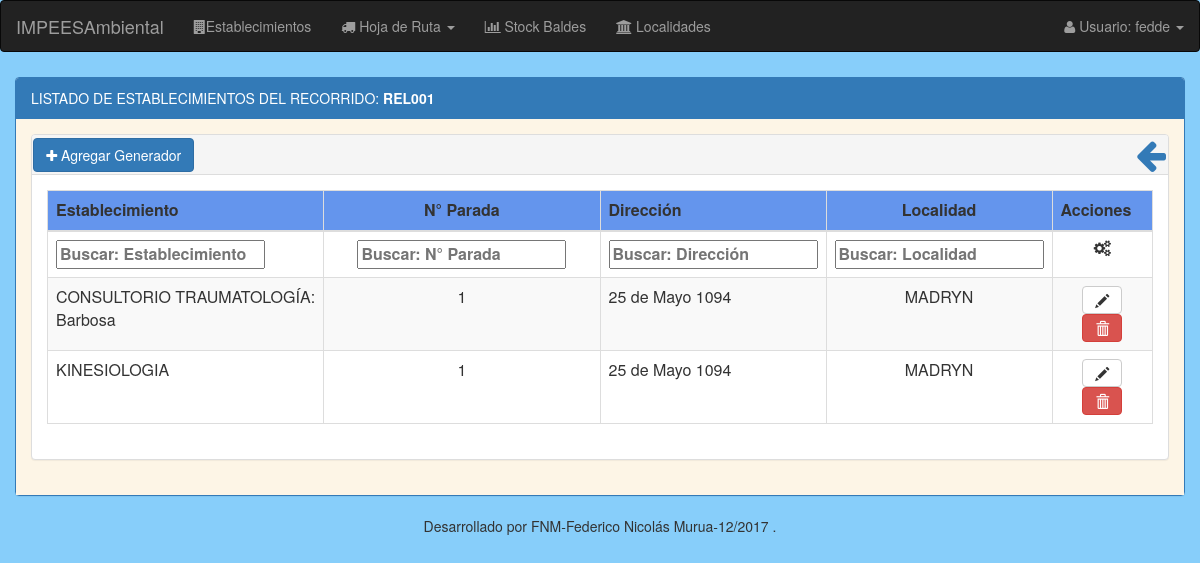
The page /generadores/listado/establecimientos/recorrido/3/1/ (signed in) on the database as committed earlier.
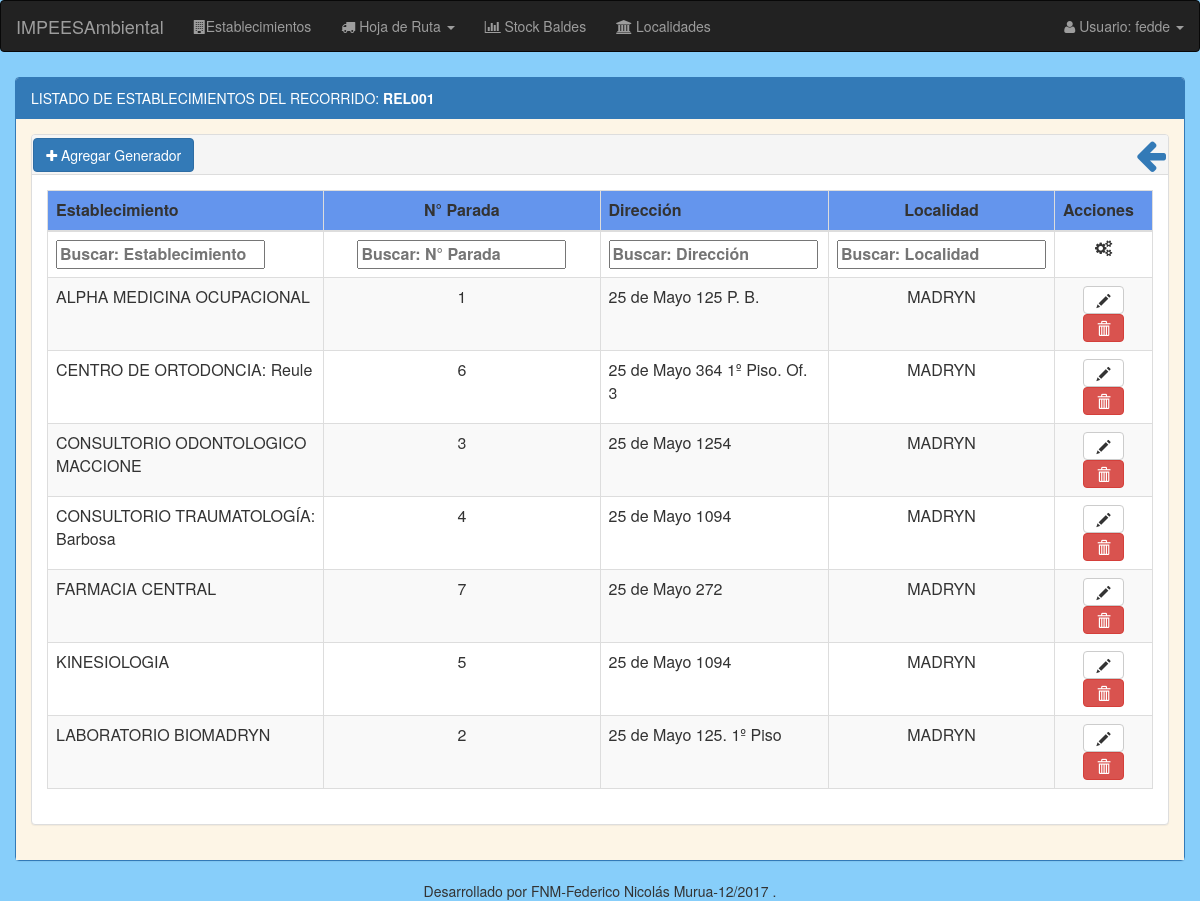
The same page on the database as committed later.
### modulo_I/models.py (models this page shows, shortened)
class EstablecimientoGenerador(models.Model):
    nro_inscripcion = models.BigIntegerField(unique=True, blank=True, null=True, default=None) # N° inscripcion registro de generadores provincia del chubut
    activo = models.BooleanField(default=False)
    razon_social = models.CharField(max_length=50)
    direccion = models.CharField(max_length=100)
    tipo_actividad = MultiSelectField(choices=sorted(Actividades), blank=True, null=True)
    recoleccion = MultiSelectField(choices=Dias, blank=True, null=True)
    localidad = models.ForeignKey('Localidad', null=True, on_delete=models.SET_NULL)
    telefono = models.CharField(max_length=50, blank=True, null=True)
    email = models.CharField(max_length=200, blank=True, null=True)
    responsable_ambiental = models.CharField(max_length=50, blank=True, null=True)
    cuit = models.CharField(max_length=20, blank=True, null=True)
    recorrido = models.ForeignKey('Recorrido', blank=True, null=True, on_delete=models.SET_NULL)
    nro_parada = models.IntegerField(validators=[MinValueValidator(1)], blank=True, null=True)
    recorrido_extra = models.ForeignKey('Recorrido', blank=True, null=True, on_delete=models.SET_NULL, related_name="recorrido_extra")
    nro_parada_extra = models.IntegerField(validators=[MinValueValidator(1)], blank=True, null=True)

class Localidad(models.Model):
    nombre = models.CharField(max_length=25)
    cp = models.IntegerField(validators=[MinValueValidator(1)], unique=True)
    provincia = models.ForeignKey('Provincia', on_delete=models.CASCADE)

class Recorrido(models.Model):
    nombre = models.CharField(max_length=50, unique=True)
    extra = models.BooleanField(default=False)

### modulo_I/views.py (the view)
@login_required
def listado_establecimientos_recorrido(request, id_recorrido, dia):
    flag = True
    if dia!='0' and dia!='6':
        listado_establecimientos = EstablecimientoGenerador.objects.filter(activo=True, recorrido__id=id_recorrido, recoleccion__icontains=dia)
    else:
        listado_establecimientos = EstablecimientoGenerador.objects.filter(activo=True, recorrido_extra__id=id_recorrido, recoleccion__icontains=dia)
        flag = False
    return render(request, 'establecimiento/recorrido/establecimientos_recorrido_listado.html', {'flag':flag, 'listado_establecimientos': listado_establecimientos, 'recorrido':Recorrido.objects.get(id=id_recorrido), 'dia':dia})

### modulo_I/templates/establecimiento/recorrido/establecimientos_recorrido_listado.html
{% extends "base/base_listado.html" %}
{% load staticfiles %}
{% load staticfiles bootstrap3 %}
{% block panel-heading %}
  LISTADO DE ESTABLECIMIENTOS DEL RECORRIDO: <strong>{{recorrido.nombre}}</strong>
{% endblock %}
{% block panel-heading-tabla %}
  <div style="padding-top:0.3%; padding-left:0.1%;">
    <a href="{% url 'registroHojaRuta:agregar_itinerario' id_recorrido=recorrido.id dia=dia %}" class="btn btn-primary"><i class="fa fa-plus"></i> Agregar Generador</a>
    <a href="{% url 'registroHojaRuta:generar_hoja_ruta' dia=dia %}" data-toggle="tooltip" title="Volver"><i class="fa fa-arrow-left pull-right" style="font-size: 35px;padding-right:2px;"></i></a>
  </div>
{% endblock %}
{% block thead-tabla %}
  <thead>
  <tr style="background:#6495ED;">
      <th width="25%">Establecimiento</th>
      <th width="25%" style="text-align:center;">N° Parada</th>
      <th>Dirección</th>
      <th style="text-align:center;">Localidad</th>
      <th>Acciones</th>
  </tr>
  </thead>
{% endblock %}
{% block tfoot-tabla %}
  <tfoot >
     <tr>
       <th>Establecimiento</th>
       <th style="text-align:center;" width="25%">N° Parada</th>
       <th>Dirección</th>
       <th style="text-align:center;">Localidad</th>
       <th style="text-align:center;"><i class="fa fa-cogs"></i></th>
    </tr>
  </tfoot>
{% endblock %}
{% block tbody-tabla %}
  <tbody>
  {% for establecimiento in listado_establecimientos %}
      <tr>
          <td>{{ establecimiento.razon_social }}</td>
          {% if flag %}
            <td style="text-align:center;"> {{ establecimiento.nro_parada|default_if_none:"-" }}</td>
          {% else %}
            <td style="text-align:center;"> {{ establecimiento.nro_parada_extra|default_if_none:"-" }}</td>
          {% endif %}
          <td>{{ establecimiento.direccion }}</td>
          <td style="text-align:center;">{{ establecimiento.localidad.nombre }}</td>
          <td align="center">
            <a class="btn btn-default" data-toggle="tooltip" title="Modificar" href="{% url 'registroHojaRuta:modificar_itinerario' id_generador=establecimiento.id id_recorrido=recorrido.id dia=dia%}"><em class="glyphicon glyphicon-pencil"></em></a>
            <a href="{% url 'registroHojaRuta:baja_itinerario' id_generador=establecimiento.id id_recorrido=recorrido.id dia=dia %}" onclick="return confirm('Esta seguro que sea quitar el generador?')" class="btn btn-danger" data-toggle="tooltip" title="Eliminar" href="#"><em class="glyphicon glyphicon-trash"></em></a>
          </td>
      </tr>
  {% endfor %}
  </tbody>
{% endblock %}

Rows that differ between the two databases and show on the page:
now on this page (row edited): EstablecimientoGenerador: razon_social "ALPHA MEDICINA OCUPACIONAL", nro_parada "1", direccion "25 de Mayo 125 P. B.", localidad.nombre "MADRYN"
now on this page (row edited): EstablecimientoGenerador: razon_social "CENTRO DE ORTODONCIA: Reule", nro_parada "6", direccion "25 de Mayo 364 1º Piso. Of. 3", localidad.nombre "MADRYN"
now on this page (row edited): EstablecimientoGenerador: razon_social "CONSULTORIO ODONTOLOGICO MACCIONE", nro_parada "3", direccion "25 de Mayo 1254", localidad.nombre "MADRYN"
changed EstablecimientoGenerador "CONSULTORIO TRAUMATOLOGÍA: Barbosa": nro_parada "1" → "4"
now on this page (row edited): EstablecimientoGenerador: razon_social "FARMACIA CENTRAL", nro_parada "7", direccion "25 de Mayo 272", localidad.nombre "MADRYN"
changed EstablecimientoGenerador "KINESIOLOGIA": nro_parada "1" → "5"
now on this page (row edited): EstablecimientoGenerador: razon_social "LABORATORIO BIOMADRYN", nro_parada "2", direccion "25 de Mayo 125. 1º Piso", localidad.nombre "MADRYN"
